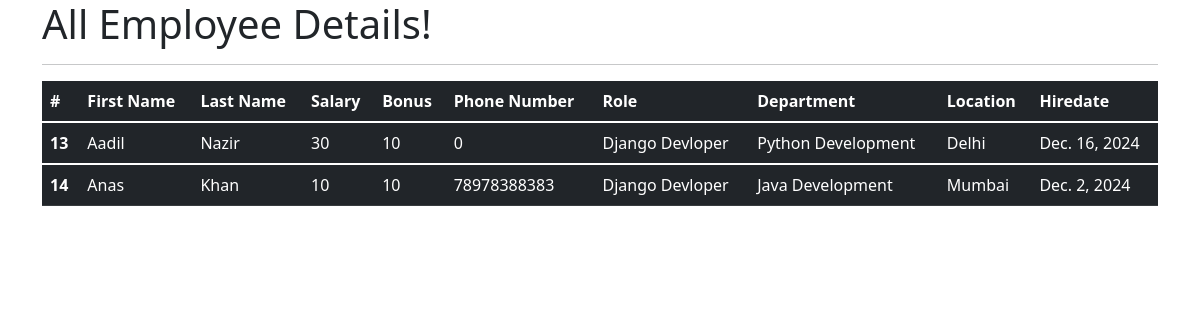
The app's page /all_emp with its own data.
### emp_app/models.py (models this page shows, shortened)
class Employee(models.Model):
    first_name = models.CharField(max_length=100, null=False)
    last_name = models.CharField(max_length=100)
    dept = models.ForeignKey(Department, on_delete=models.CASCADE)
    salary = models.IntegerField(default=0)
    bonus = models.IntegerField(default=0)
    role = models.ForeignKey(Role, on_delete=models.CASCADE)
    phone = models.IntegerField(default=0)
    hire_date = models.DateField()
    def __str__(self):
        return "%s %s %s" %(self.first_name, self.last_name, self.phone)

class Role(models.Model):
    name = models.CharField(max_length=100, null=False)

class Department(models.Model):
    name = models.CharField(max_length=100,null=False)
    location = models.CharField(max_length=100)

### emp_app/views.py (the view)
# urls.py: path('all_emp', views.all_emp, name='all_emp'),
def all_emp(request):
    emps = Employee.objects.all()
    context = {
        'emps': emps
    }
    print(context)
    return render(request, 'view_all_emp.html', context)

### emp_app/templates/view_all_emp.html (shortened to what this page needs)
<!DOCTYPE html>
<html lang="en">
<head>
  <link href="https://cdn.jsdelivr.net/npm/bootstrap@5.1.3/dist/css/bootstrap.min.css" rel="stylesheet">
</head>
  <body>
  <div class="container">
          <h1>All Employee Details!</h1>
      <hr>
     <table class="table table-dark">
  <thead>
    <tr>
      <th scope="col">#</th>
      <th scope="col">First Name</th>
      <th scope="col">Last Name</th>
      <th scope="col">Salary</th>
      <th scope="col">Bonus</th>
      <th scope="col">Phone Number</th>
      <th scope="col">Role</th>
      <th scope="col">Department</th>
      <th scope="col">Location</th>
      <th scope="col">Hiredate</th>
    </tr>
  </thead>
         {% for emp in emps %}
  <tbody>
    <tr>
      <th scope="row">{{emp.id}}</th>
      <td>{{emp.first_name}}</td>
      <td>{{emp.last_name}}</td>
      <td>{{emp.salary}}</td>
      <td>{{emp.bonus}}</td>
      <td>{{emp.phone}}</td>
      <td>{{emp.role.name}}</td>
      <td>{{emp.dept.name}}</td>
      <td>{{emp.dept.location}}</td>
      <td>{{emp.hire_date}}</td>
    </tr>
  </tbody>
         {% endfor %}
</table>
  </div>
  </body>
</html>

### records on screen
Employee: id "13", first_name "Aadil", last_name "Nazir", salary "30", bonus "10", phone "0", role.name "Django Devloper", dept.name "Python Development", dept.location "Delhi", hire_date "Dec. 16, 2024"
Employee: id "14", first_name "Anas", last_name "Khan", salary "10", bonus "10", phone "78978388383", role.name "Django Devloper", dept.name "Java Development", dept.location "Mumbai", hire_date "Dec. 2, 2024"
